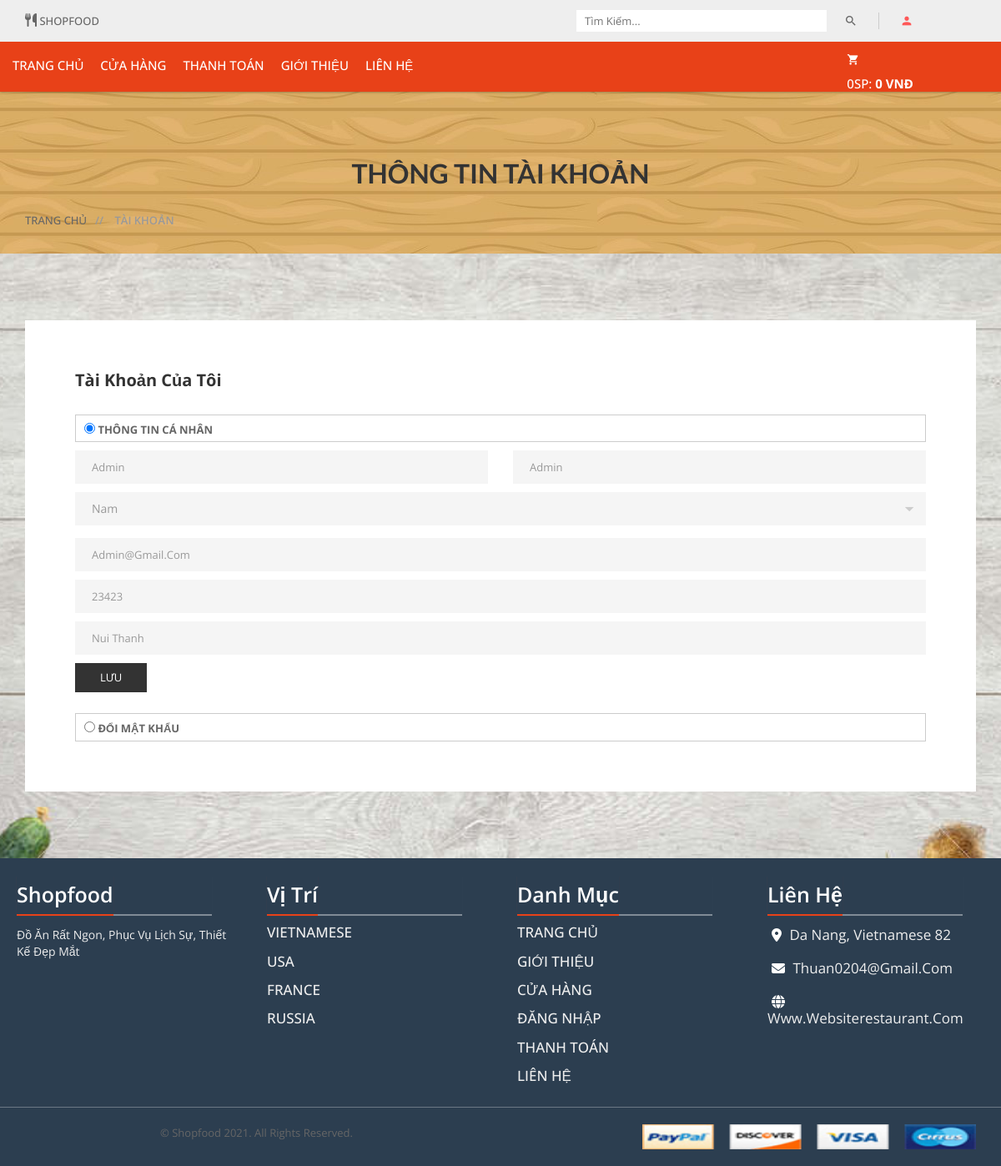
/?act=taikhoan&xuli=account (signed in), run on the app's committed database.
### tables this page shows
CREATE TABLE `nguoidung` (
  `MaND` int(11) NOT NULL,
  `Ho` varchar(20) NOT NULL,
  `Ten` varchar(20) NOT NULL,
  `GioiTinh` varchar(10) NOT NULL,
  `SDT` varchar(20) DEFAULT NULL,
  `Email` varchar(50) NOT NULL,
  `DiaChi` varchar(200) NOT NULL,
  `TaiKhoan` varchar(100) NOT NULL,
  `MatKhau` varchar(100) NOT NULL,
  `MaQuyen` int(11) NOT NULL,
  `TrangThai` int(11) NOT NULL
);

### Controllers/LoginController.php (called while the page is built, shortened)
<?php
require_once("Models/login.php");
class LoginController
{
    var $login_model;
    public function __construct()
    {
        $this->login_model = new Login();
    }
    function account()
    {
        $data = $this->login_model->account();
        require_once('Views/index.php');
    }
}

### Models/connection.php (called while the page is built, shortened)
<?php
    class connection{
        function __construct()
        {
            $severname ="localhost";
            $username ="root";
            $password ="";
            $db_name ="shopfoodvn";
            $this->conn = new mysqli($severname,$username,$password,$db_name);
        }
    }
?>

### Models/login.php (called while the page is built, shortened)
<?php
class Login extends Model
{
    var $conn;
    function __construct()
    {
        $conn_obj = new Connection();
        $this->conn = $conn_obj->conn;
    }
    function account()
    {
        $id = $_SESSION['login']['MaND'];
        return $this->conn->query("SELECT * from NguoiDung where MaND = $id")->fetch_assoc();
    }
}

### Views/login/my-account.php (the view, shortened to what this page needs)
<div class="pages-title section-padding">
	<div class="container">
		<div class="row">
			<div class="col-xs-12">
				<div class="pages-title-text text-center">
					<h2>Thông tin tài khoản</h2>
					<ul class="text-left">
						<li><a href="index.php?act=home">Trang chủ</a></li>
						<li><span> // </span>Tài khoản</li>
					</ul>
				</div>
			</div>
		</div>
	</div>
</div>
<section class="pages my-account-page section-padding nen">
	<div class="container">
		<div class="row">
			<div class="col-xs-12 col-sm-12">
				<div class="padding60">
					<div class="log-title">
						<h3><strong>Tài khoản của tôi</strong></h3>
					</div>
					<div class="prament-area main-input" id="doitk">
						<ul class="panel-group" id="accordion">
							<li class="panel">
								<div class="account-title" data-toggle="collapse" data-parent="#accordion" data-target="#collapse1">
									<label>
										<input type="radio" checked value="forever" name="rememberme" />
										Thông tin cá nhân
									</label>
								</div>
								<div id="collapse1" class="panel-collapse collapse in">
									<div class="single-log-info">
										<div class="bulling-title">
											<div class="custom-input">
												<form action="?act=taikhoan&xuli=update" method="post">
													<div class="row">
														<div class="col-md-6">
															<input type="text" name="Ho" placeholder="Họ.." required value="<?= $data['Ho'] ?>" />
														</div>
														<div class="col-md-6">
															<input type="text" name="Ten" placeholder="Tên.." required value="<?= $data['Ten'] ?>" />
														</div>
													</div>
													<div class="custom-select">
														<select class="form-control" name="GioiTinh" title="Giới tính">
															<option <?= ($data['GioiTinh'] == 'Nam') ? 'selected' : '' ?> value="Nam"> Nam</option>
														</select>
													</div>
													<input type="email" name="Email" placeholder="Địa chỉ Email.." required value="<?= $data['Email'] ?>" />
													<input type="text" name="SĐT" placeholder="Số điện thoại.." required pattern="[0-9]+" minlength="10" value="<?= $data['SDT'] ?>" />
													<input type="text" name="DiaChi" placeholder="Địa chỉ.." required value="<?= $data['DiaChi'] ?>" />
													<div class="submit-text">
														<button type="submit_tt">Lưu</button>
													</div>
												</form>
											</div>
										</div>
									</div>
							</li>
							<li class="panel">
								<div class="account-title" data-toggle="collapse" data-parent="#accordion" data-target="#collapse4">
									<label>
										<input type="radio" value="forever" name="rememberme" />
										Đổi mật khẩu
									</label>
								</div>
							</li>
						</ul>
					</div>
				</div>
			</div>
		</div>
	</div>
</section>

### public/style.css (style rules this page uses)
html, body { height: 100%; }
html { scroll-behavior: smooth; }
h1, h2, h3, h4, h5, h6 { margin: 0 0 10px; font-family: 'Lato', sans-serif; text-transform:uppercase; font-weight:600; }
a { transition: all 0.3s ease 0s; text-decoration:none; font-weight:500; color:#666; text-transform:uppercase; }
ul { list-style: outside none none; margin: 0; padding: 0 }
ul li { float:left; }
.section-padding { padding:80px 0; }
body { font-family: 'Lato', sans-serif; color:#666666; font-size:13px; font-weight:400; }
.footer-two .footer-top,.pages { background: #F5F5F5; }
.pages-title { background: rgba(0, 0, 0, 0) url("img/page-bg.png") repeat scroll 0 0; }
.pages-title ul.text-left { position: relative; top: 50px; }
.pages-title-text h2 { margin: 0; color:#333; font-size:32px; margin-bottom:-20px; }
.pages-title li { font-weight: 600; text-transform: uppercase; }
.pages-title ul span { padding: 0 10px; }
.single-blog-page .post-title li, .post-title li a,.share-tag a ,.author-des > span,.recent-post h5, .recent-post span ,.error-content button ,.error-content input,.error-content > h5,.pages-title li ,.right.floatright input,.member-btn > a,.pagnation-ul a { color: #999; }
.submit-text > button, .submit-text a { background: #333 none repeat scroll 0 0; border: 0 none; color: #fff; display: inline-block; line-height: 35px; padding: 0 30px; text-transform: uppercase; transition: all 0.3s ease 0s; }
.panel-group .panel { border-radius: 0px; box-shadow: none; }
.panel-group,.related-post li { margin-bottom: 0; }
.brands-select li:last-child,.brands-select li a:last-child ,.size-select a:last-child,.range-slider input#amount,.panel-group .panel { border: 0 none; }
.items-dsc > p,.list-text > h5 del,.single-contact i,.reviews-tab a,.size-drop .btn.dropdown-toggle,.size-drop .dropdown-menu > li > a ,.size-drop .btn,.custom-input input ,.main-input .custom-select select ,.list-text > span ,.nav-view > li > a,.sort-by { color: #999; }
table thead tr th,table td .submit-text > a,table tbody i.mdi-close,table tbody .plus-minus a, table tbody .plus-minus input,.custom-input input,.order-complete table thead tr td,.checkout table thead tr td { background: #f5f5f5 none repeat scroll 0 0; }
.custom-input input { border: 0 none; line-height: 40px; padding: 0 20px; width: 100%; }
.main-input .custom-mess > textarea ,.main-input .custom-select select,.checkout .medium-a { background: #f5f5f5 none repeat scroll 0 0; width: 100%; }
.main-input .custom-input input,.custom-select select,.checkout .panel-group li { margin-bottom:15px; }
select { -moz-appearance: none;-webkit-appearance: none; }
.custom-select { position: relative; }
.main-input .custom-select select { border: 0 none; border-radius: 0; padding: 0 20px; width: 100%; box-shadow: none; height: 40px; line-height: 40px; }
.qtybutton,.main-input .custom-select select { cursor:pointer; }
.custom-select::after,.checkout .categories .medium-a::after { background: rgba(0, 0, 0, 0) url("img/drop-down.png") no-repeat scroll 0 0; margin-top: -3px; pointer-events: none; position: absolute; right: -5px; top: 50%; }
.pages .custom-select option { border:1px solid #f5f5f5; padding:5px 20px; }
.checkout .categories .medium-a::after,.custom-select::after { width:30px; height:30px; content:""; }
.my-account-page .panel .account-title label { cursor: pointer; display: block; margin: 0; padding: 5px 10px; border: 1px solid #ccc; text-transform: uppercase; }
.my-account-page .panel .single-log-info { border-top:0; padding: 10px 0px; }
.my-account-page .prament-area .submit-text { padding: 0 0 10px; }
.my-account-page select { width: 100%; }
.my-account-page .sing-checkbox label:first-child,.my-account-page .panel-group { margin-bottom: 0; }
.my-account-page .custom-input input, .my-account-page .custom-input textarea { margin-bottom: 10px; }
.my-account-page li.panel { display: block; float: none; }
.complete-title > p,.log-title > h3,.reviews-tab li.active a,.checkout .medium-a ,.pages.cart-page table tbody tr td:nth-child(4) strong,table thead tr th,.order-complete table thead tr td,table td .submit-text > a { color: #333; }
.padding60 { padding:60px; }
.padding60,.order-no ul li,.complete-title > p,.pages .custom-select option,.input-mail > input, .product-details .custom-mess textarea,.contact-details { background:#fff; }
.log-title > h3 { font-size: 20px; font-weight: 800; }
.order-details,.log-title > h3 { margin-bottom: 30px; }

### data on the page
nguoidung: Ho "admin", Ten "admin", Email "admin@gmail.com", SĐT "23423", DiaChi "nui thanh"

### other printed values
$soluong "0"
$thanhtien "0"
